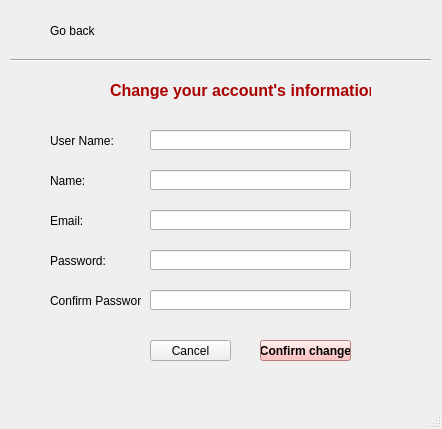
<?xml version="1.0" encoding="UTF-8"?>
<ui version="4.0">
 <class>MainWindow</class>
 <widget class="QMainWindow" name="MainWindow">
  <property name="geometry">
   <rect>
    <x>0</x>
    <y>0</y>
    <width>442</width>
    <height>429</height>
   </rect>
  </property>
  <property name="windowTitle">
   <string>MainWindow</string>
  </property>
  <widget class="QWidget" name="centralwidget">
   <widget class="QLabel" name="label">
    <property name="geometry">
     <rect>
      <x>50</x>
      <y>130</y>
      <width>91</width>
      <height>21</height>
     </rect>
    </property>
    <property name="text">
     <string>User Name:</string>
    </property>
   </widget>
   <widget class="QLabel" name="label_2">
    <property name="geometry">
     <rect>
      <x>50</x>
      <y>170</y>
      <width>91</width>
      <height>21</height>
     </rect>
    </property>
    <property name="text">
     <string>Name:</string>
    </property>
   </widget>
   <widget class="QLabel" name="label_3">
    <property name="geometry">
     <rect>
      <x>50</x>
      <y>210</y>
      <width>91</width>
      <height>21</height>
     </rect>
    </property>
    <property name="text">
     <string>Email:</string>
    </property>
   </widget>
   <widget class="QLabel" name="label_4">
    <property name="geometry">
     <rect>
      <x>50</x>
      <y>250</y>
      <width>91</width>
      <height>21</height>
     </rect>
    </property>
    <property name="text">
     <string>Password:</string>
    </property>
   </widget>
   <widget class="QLineEdit" name="le_useName">
    <property name="geometry">
     <rect>
      <x>150</x>
      <y>130</y>
      <width>201</width>
      <height>20</height>
     </rect>
    </property>
   </widget>
   <widget class="QLineEdit" name="le_Name">
    <property name="geometry">
     <rect>
      <x>150</x>
      <y>170</y>
      <width>201</width>
      <height>20</height>
     </rect>
    </property>
   </widget>
   <widget class="QLineEdit" name="le_email">
    <property name="geometry">
     <rect>
      <x>150</x>
      <y>210</y>
      <width>201</width>
      <height>20</height>
     </rect>
    </property>
   </widget>
   <widget class="QLineEdit" name="le_password">
    <property name="geometry">
     <rect>
      <x>150</x>
      <y>250</y>
      <width>201</width>
      <height>20</height>
     </rect>
    </property>
    <property name="inputMethodHints">
     <set>Qt::ImhHiddenText|Qt::ImhNoAutoUppercase|Qt::ImhNoPredictiveText|Qt::ImhSensitiveData</set>
    </property>
    <property name="echoMode">
     <enum>QLineEdit::Password</enum>
    </property>
   </widget>
   <widget class="QLabel" name="label_5">
    <property name="geometry">
     <rect>
      <x>50</x>
      <y>290</y>
      <width>91</width>
      <height>21</height>
     </rect>
    </property>
    <property name="text">
     <string>Confirm Password:</string>
    </property>
   </widget>
   <widget class="QLineEdit" name="le_confirmPass">
    <property name="geometry">
     <rect>
      <x>150</x>
      <y>290</y>
      <width>201</width>
      <height>20</height>
     </rect>
    </property>
    <property name="echoMode">
     <enum>QLineEdit::Password</enum>
    </property>
   </widget>
   <widget class="QPushButton" name="b_cancel">
    <property name="geometry">
     <rect>
      <x>150</x>
      <y>340</y>
      <width>81</width>
      <height>21</height>
     </rect>
    </property>
    <property name="text">
     <string>Cancel</string>
    </property>
   </widget>
   <widget class="QPushButton" name="b_confirmChange">
    <property name="geometry">
     <rect>
      <x>260</x>
      <y>340</y>
      <width>91</width>
      <height>21</height>
     </rect>
    </property>
    <property name="font">
     <font>
      <weight>75</weight>
      <bold>true</bold>
     </font>
    </property>
    <property name="styleSheet">
     <string notr="true">background-color: rgb(255, 171, 171);</string>
    </property>
    <property name="text">
     <string>Confirm change</string>
    </property>
   </widget>
   <widget class="QLabel" name="label_6">
    <property name="geometry">
     <rect>
      <x>340</x>
      <y>-10</y>
      <width>91</width>
      <height>81</height>
     </rect>
    </property>
    <property name="maximumSize">
     <size>
      <width>91</width>
      <height>81</height>
     </size>
    </property>
    <property name="text">
     <string/>
    </property>
    <property name="pixmap">
     <pixmap>../image/img_logo.png</pixmap>
    </property>
    <property name="scaledContents">
     <bool>true</bool>
    </property>
   </widget>
   <widget class="Line" name="line">
    <property name="geometry">
     <rect>
      <x>10</x>
      <y>50</y>
      <width>421</width>
      <height>21</height>
     </rect>
    </property>
    <property name="font">
     <font>
      <weight>75</weight>
      <bold>true</bold>
     </font>
    </property>
    <property name="styleSheet">
     <string notr="true">color: rgb(0, 0, 127);
border-color: rgb(0, 0, 127);</string>
    </property>
    <property name="orientation">
     <enum>Qt::Horizontal</enum>
    </property>
   </widget>
   <widget class="QLabel" name="label_11">
    <property name="geometry">
     <rect>
      <x>110</x>
      <y>70</y>
      <width>261</width>
      <height>41</height>
     </rect>
    </property>
    <property name="text">
     <string>&lt;html&gt;&lt;head/&gt;&lt;body&gt;&lt;p align=&quot;center&quot;&gt;&lt;span style=&quot; font-size:12pt; font-weight:600; color:#aa0000;&quot;&gt;Change your account's information&lt;/span&gt;&lt;/p&gt;&lt;/body&gt;&lt;/html&gt;</string>
    </property>
   </widget>
   <widget class="QLabel" name="label_12">
    <property name="geometry">
     <rect>
      <x>20</x>
      <y>20</y>
      <width>21</width>
      <height>21</height>
     </rect>
    </property>
    <property name="text">
     <string/>
    </property>
    <property name="pixmap">
     <pixmap>../image/img_back.png</pixmap>
    </property>
    <property name="scaledContents">
     <bool>true</bool>
    </property>
   </widget>
   <widget class="QLabel" name="label_7">
    <property name="geometry">
     <rect>
      <x>50</x>
      <y>20</y>
      <width>51</width>
      <height>21</height>
     </rect>
    </property>
    <property name="text">
     <string>Go back</string>
    </property>
   </widget>
  </widget>
  <widget class="QMenuBar" name="menubar">
   <property name="geometry">
    <rect>
     <x>0</x>
     <y>0</y>
     <width>442</width>
     <height>18</height>
    </rect>
   </property>
  </widget>
  <widget class="QStatusBar" name="statusbar"/>
 </widget>
 <resources/>
 <connections/>
</ui>
